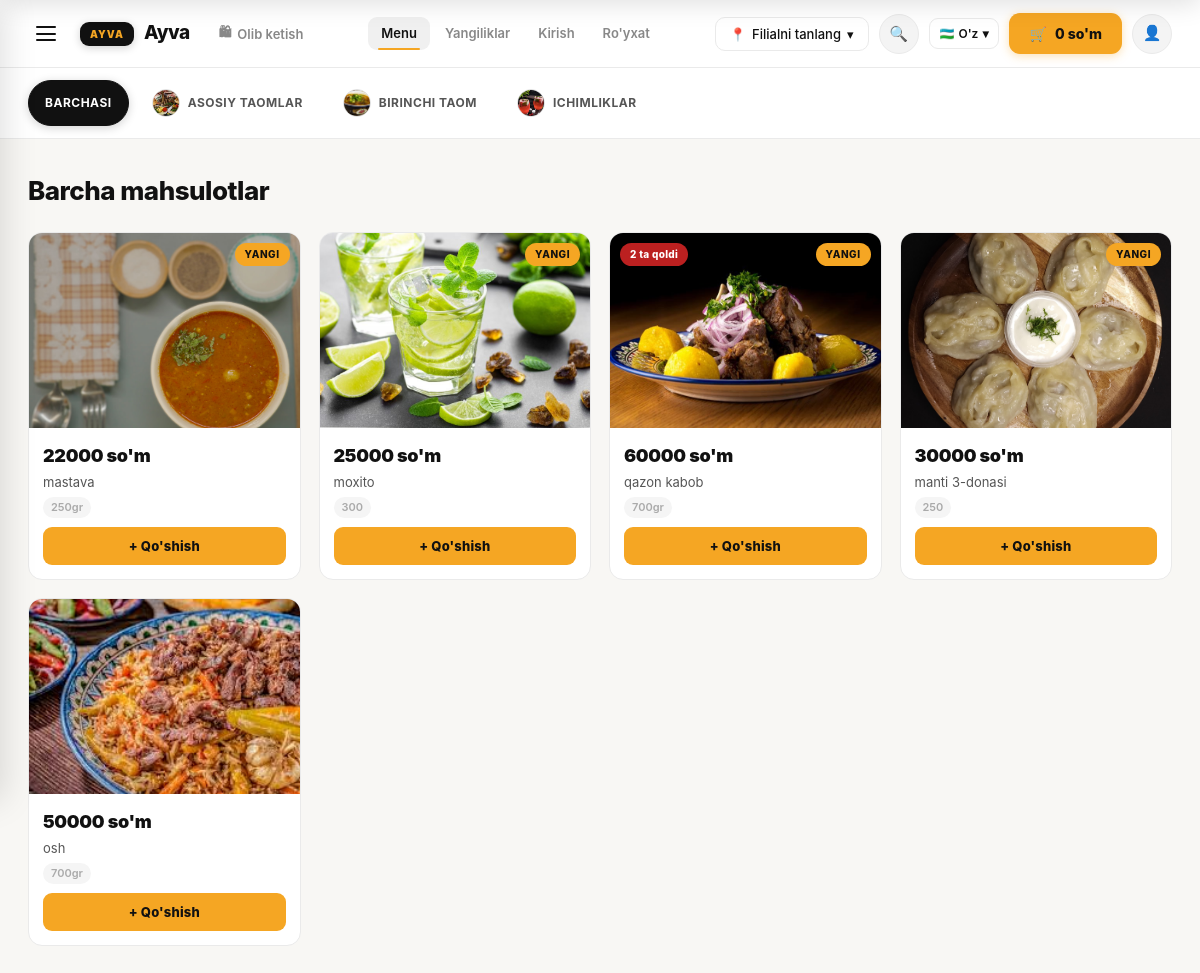
The page / on the database its author committed.
### menu_app/models.py (models this page shows, shortened)
class Kategoriya(models.Model):
    nomi = models.CharField(max_length=100)
    rasm = models.ImageField(upload_to='kategoriya/', blank=True, null=True)
    tartib = models.PositiveIntegerField(default=0)
    class Meta:
        verbose_name = "Kategoriya"
        verbose_name_plural = "Kategoriyalar"
        ordering = ['tartib']

class Mahsulot(models.Model):
    kategoriya = models.ForeignKey(Kategoriya, on_delete=models.CASCADE, related_name='mahsulotlar')
    nomi = models.CharField(max_length=200)
    tavsif = models.TextField(blank=True)
    narxi = models.DecimalField(max_digits=12, decimal_places=2)
    vazni = models.CharField(max_length=50, blank=True)
    rasm = models.ImageField(upload_to='mahsulotlar/', blank=True, null=True)
    mavjud = models.BooleanField(default=True)
    soni = models.PositiveIntegerField(default=0, help_text="Ombordagi miqdor (0 = tugagan)")
    yangi = models.BooleanField(default=False)
    yaratilgan = models.DateTimeField(auto_now_add=True)
    class Meta:
        verbose_name = "Mahsulot"
        verbose_name_plural = "Mahsulotlar"
        ordering = ['-yaratilgan']

### menu_app/views.py (the view)
# urls.py: path('', views.menu_view, name='menu'),
def menu_view(request):
    kategoriyalar = Kategoriya.objects.all()
    tanlangan_id = request.GET.get('kategoriya')
    qidiruv = request.GET.get('q', '').strip()
    mahsulotlar = Mahsulot.objects.all()
    if tanlangan_id:
        mahsulotlar = mahsulotlar.filter(kategoriya_id=tanlangan_id)
    if qidiruv:
        mahsulotlar = mahsulotlar.filter(
            Q(nomi__icontains=qidiruv) | Q(tavsif__icontains=qidiruv)
        )
    context = {
        'kategoriyalar': kategoriyalar,
        'mahsulotlar': mahsulotlar,
        'tanlangan_id': int(tanlangan_id) if tanlangan_id else None,
        'qidiruv': qidiruv,
    }
    context.update(umumiy_context(request))
    return render(request, 'menu_app/menu.html', context)

### menu_app/savatcha.py (called while the page is built)
    def __len__(self):
        return sum(self.savatcha.values())

    def jami_narx(self):
        ids = list(self.savatcha.keys())
        if not ids:
            return Decimal('0')
        return sum(
            Mahsulot.objects.get(id=int(mid)).narxi * soni
            for mid, soni in self.savatcha.items()
        )

### menu_app/views.py (called while the page is built)
def umumiy_context(request):
    savatcha = Savatcha(request)
    return {
        'savatcha_soni': len(savatcha),
        'savatcha_jami': savatcha.jami_narx(),
    }

### menu_app/templates/menu_app/menu.html (shortened to what this page needs)
{% extends 'menu_app/base.html' %}
{% block content %}
<div class="kategoriyalar-wrap">
    <div class="kategoriyalar">
        <a href="{% url 'menu_app:menu' %}"
           class="kategoriya {% if not tanlangan_id and not qidiruv %}aktiv{% endif %}">
            Barchasi
        </a>
        {% for kat in kategoriyalar %}
        <a href="{% url 'menu_app:menu' %}?kategoriya={{ kat.id }}"
           class="kategoriya {% if tanlangan_id == kat.id %}aktiv{% endif %}">
            {% if kat.rasm %}
            <img src="{{ kat.rasm.url }}" class="kategoriya-icon" alt="{{ kat.nomi }}">
            {% else %}
            <span class="kategoriya-icon"
                  style="display:inline-flex;align-items:center;justify-content:center;font-size:14px;">🍽</span>
            {% endif %}
            {{ kat.nomi|upper }}
        </a>
        {% endfor %}
    </div>
</div>
<div class="content">
    {% if qidiruv %}
    <h1 class="sahifa-sarlavha">🔍 "{{ qidiruv }}" natijalar</h1>
    {% elif tanlangan_id %}
        {% for kat in kategoriyalar %}
            {% if kat.id == tanlangan_id %}
            <h1 class="sahifa-sarlavha">{{ kat.nomi }}</h1>
            {% endif %}
        {% endfor %}
    {% else %}
    <h1 class="sahifa-sarlavha">Barcha mahsulotlar</h1>
    {% endif %}
    <div class="mahsulot-grid">
        {% for m in mahsulotlar %}
        <div class="mahsulot-karta {% if not m.mavjud or m.soni == 0 %}tugagan{% endif %}">
            <div class="mahsulot-rasm-wrap">
                {% if m.rasm %}
                <img src="{{ m.rasm.url }}" alt="{{ m.nomi }}" loading="lazy">
                {% else %}
                <div class="mahsulot-rasm-placeholder">🍽</div>
                {% endif %}
                {% if not m.mavjud or m.soni == 0 %}
                <span class="tugagan-belgi">Tugadi</span>
                {% elif m.soni <= 5 %}
                <span class="oz-qoldi-belgi">{{ m.soni }} ta qoldi</span>
                {% endif %}
                {% if m.yangi %}
                <span class="yangi-belgi">Yangi</span>
                {% endif %}
            </div>
            <div class="mahsulot-info">
                <div class="mahsulot-narx">{{ m.narxi|floatformat:0 }} so'm</div>
                <div class="mahsulot-nomi">{{ m.nomi }}</div>
                {% if m.vazni %}
                <div class="mahsulot-vazni">{{ m.vazni }}</div>
                {% endif %}
                {% if m.mavjud and m.soni > 0 %}
                <form method="post" action="{% url 'menu_app:savatchaga_qoshish' m.id %}"
                      id="karta-form-{{ m.id }}">
                    <button type="button" class="qoshish-btn" id="karta-btn-{{ m.id }}"
                            onclick="kartaQoshish({{ m.id }})">
                        + Qo'shish
                    </button>
                </form>
                {% else %}
                <button class="qoshish-btn" disabled>Mavjud emas</button>
                {% endif %}
            </div>
        </div>
        {% empty %}
        <p style="color:#aaa;grid-column:1/-1;padding:60px 0;text-align:center;font-size:15px;">
            Mahsulotlar topilmadi.
        </p>
        {% endfor %}
    </div>
</div>
{% endblock %}

### menu_app/templates/menu_app/base.html (shortened to what this page needs)
{% load static %}
<!DOCTYPE html>
<html lang="uz">
<head>
    <link rel="stylesheet" href="{% static 'menu_app/style.css' %}">
</head>
<body>
<header class="header">
    <div class="header-chap">
        <button class="burger" id="burgerBtn" aria-label="Menyu">
            <span></span>
            <span></span>
            <span></span>
        </button>
        <a href="{% url 'menu_app:menu' %}" class="logo">
            <span class="logo-box">AYVA</span>
            Ayva
        </a>
        <button class="olib-ketish-btn">
            🛍 <span>Olib ketish</span>
        </button>
    </div>
    <nav class="asosiy-nav">
        <a href="{% url 'menu_app:menu' %}"
           class="{% if request.resolver_match.url_name == 'menu' %}aktiv{% endif %}">
            Menu
        </a>
        <a href="{% url 'menu_app:yangiliklar' %}"
           class="{% if request.resolver_match.url_name == 'yangiliklar' %}aktiv{% endif %}">
            Yangiliklar
        </a>
        {% if user.is_authenticated %}
        <a href="{% url 'menu_app:buyurtmalar_tarixi' %}"
           class="{% if request.resolver_match.url_name == 'buyurtmalar_tarixi' %}aktiv{% endif %}">
            Buyurtmalarim
        </a>
        <a href="{% url 'menu_app:profil' %}"
           class="{% if request.resolver_match.url_name == 'profil' %}aktiv{% endif %}">
            Profil
        </a>
        {% if user.is_staff %}
        <a href="/admin/" target="_blank">Admin ↗</a>
        {% endif %}
        <a href="{% url 'menu_app:logout' %}">Chiqish</a>
        {% else %}
        <a href="{% url 'menu_app:login' %}"
           class="{% if request.resolver_match.url_name == 'login' %}aktiv{% endif %}">
            Kirish
        </a>
        <a href="{% url 'menu_app:royxat' %}"
           class="{% if request.resolver_match.url_name == 'royxat' %}aktiv{% endif %}">
            Ro'yxat
        </a>
        {% endif %}
    </nav>
    <div class="header-ong">
        <button class="filial-btn">📍 <span>Filialni tanlang</span> ▾</button>
        <button class="qidiruv-btn" id="qidiruvBtn" aria-label="Qidirish">🔍</button>
        <button class="til-btn" id="tilBtn">🇺🇿 <span id="tilMatn">O'z</span> ▾</button>
        <a href="{% url 'menu_app:savatcha' %}" class="savatcha-btn">
            🛒 <span>{{ savatcha_jami|default:"0"|floatformat:0 }} so'm</span>
        </a>
        {% if user.is_authenticated %}
        <a href="{% url 'menu_app:profil' %}" class="user-btn" aria-label="Profil">👤</a>
        {% else %}
        <a href="{% url 'menu_app:login' %}" class="user-btn" aria-label="Kirish">👤</a>
        {% endif %}
    </div>
</header>
{% block content %}{% endblock %}
</body>
</html>

### rows shown on the page
Kategoriya: rasm (picture), nomi "ASOSIY TAOMLAR"
Kategoriya: rasm (picture), nomi "BIRINCHI TAOM"
Kategoriya: rasm (picture), nomi "ICHIMLIKLAR"
Mahsulot: rasm (picture), yangi "YANGI", narxi "22000", nomi "mastava", vazni "250gr"
Mahsulot: rasm (picture), yangi "YANGI", narxi "25000", nomi "moxito", vazni "300"
Mahsulot: rasm (picture), soni "2", yangi "YANGI", narxi "60000", nomi "qazon kabob", vazni "700gr"
Mahsulot: rasm (picture), yangi "YANGI", narxi "30000", nomi "manti 3-donasi", vazni "250"
Mahsulot: rasm (picture), narxi "50000", nomi "osh", vazni "700gr"

### other values the page prints
{{ savatcha_jami|default:"0"|floatformat:0 }} "0"
